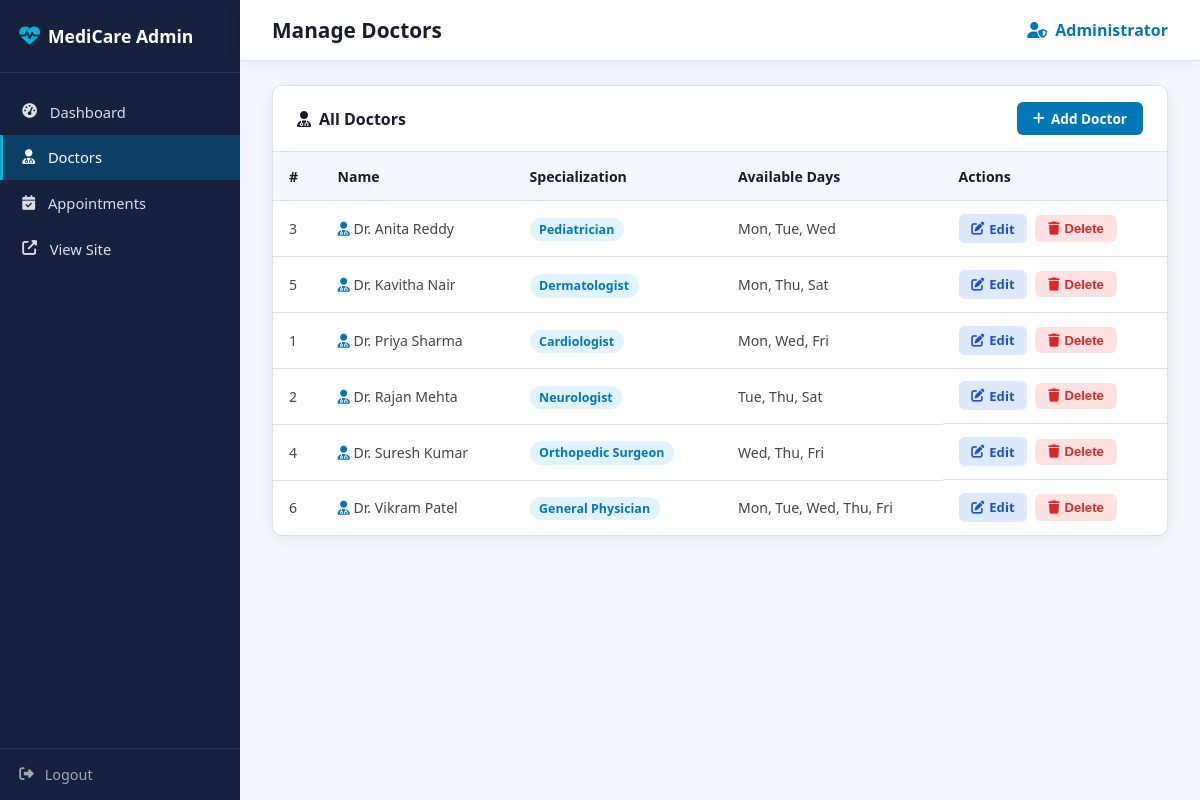
/admin/doctors (signed in), run on the app's committed database.
### tables this page shows
CREATE TABLE doctors (
            id               INTEGER PRIMARY KEY AUTOINCREMENT,
            name             TEXT NOT NULL,
            specialization   TEXT NOT NULL,
            available_days   TEXT NOT NULL
        );

### app.py (the view)
@app.route('/admin/doctors')
@login_required
def admin_doctors():
    db = get_db()
    doctors = db.execute('SELECT * FROM doctors ORDER BY name').fetchall()
    return render_template('admin/doctors.html', doctors=doctors)

### app.py (called while the page is built)
def login_required(f):
    @wraps(f)
    def decorated(*args, **kwargs):
        if 'admin_logged_in' not in session:
            return redirect(url_for('admin_login'))
        return f(*args, **kwargs)
    return decorated

### database.py (called while the page is built)
def get_db():
    db = sqlite3.connect(DATABASE)
    db.row_factory = sqlite3.Row
    return db

### templates/admin/doctors.html (shortened to what this page needs)
{% extends 'admin/base.html' %}
{% block page_title %}Manage Doctors{% endblock %}
{% block content %}
<div class="admin-card">
  <div class="card-header">
    <h3><i class="fas fa-user-md"></i> All Doctors</h3>
    <a href="{{ url_for('admin_add_doctor') }}" class="btn-primary-sm">
      <i class="fas fa-plus"></i> Add Doctor
    </a>
  </div>
  <div class="table-wrap">
    <table>
      <thead>
        <tr><th>#</th><th>Name</th><th>Specialization</th><th>Available Days</th><th>Actions</th></tr>
      </thead>
      <tbody>
        {% for doc in doctors %}
        <tr>
          <td>{{ doc['id'] }}</td>
          <td><i class="fas fa-user-md" style="color:var(--primary)"></i> {{ doc['name'] }}</td>
          <td><span class="badge">{{ doc['specialization'] }}</span></td>
          <td>{{ doc['available_days'] }}</td>
          <td class="actions">
            <a href="{{ url_for('admin_edit_doctor', doc_id=doc['id']) }}" class="btn-edit">
              <i class="fas fa-edit"></i> Edit
            </a>
            <form method="POST" action="{{ url_for('admin_delete_doctor', doc_id=doc['id']) }}"
                  onsubmit="return confirm('Delete this doctor?')">
              <button type="submit" class="btn-delete"><i class="fas fa-trash"></i> Delete</button>
            </form>
          </td>
        </tr>
        {% else %}
        <tr><td colspan="5" class="no-data">No doctors found.</td></tr>
        {% endfor %}
      </tbody>
    </table>
  </div>
</div>
{% endblock %}

### static/css/admin.css (style rules this page uses)
*, *::before, *::after { box-sizing: border-box; margin: 0; padding: 0; }
:root { --primary: #0077b6; --primary-d: #005f92; --dark: #1a1a2e; --sidebar: #16213e; --text: #444; --light: #f4f7fb; --white: #ffffff; --border: #dee2e6; --radius: 10px; --shadow: 0 2px 16px rgba(0,0,0,.08); }
body { font-family: 'Segoe UI', system-ui, sans-serif; color: var(--text); }
a { text-decoration: none; color: inherit; }
.admin-body { background: var(--light); }
.admin-card { background: #fff; border-radius: var(--radius); border: 1px solid var(--border); box-shadow: var(--shadow); overflow: hidden; margin-bottom: 1.5rem; }
.card-header { padding: 1rem 1.5rem; border-bottom: 1px solid var(--border); display: flex; justify-content: space-between; align-items: center; }
.card-header h3 { font-size: 1rem; font-weight: 700; color: var(--dark); display: flex; align-items: center; gap: .5rem; }
.btn-primary-sm { background: var(--primary); color: #fff; padding: .45rem 1rem; border-radius: 6px; font-size: .85rem; font-weight: 600; display: inline-flex; align-items: center; gap: .4rem; transition: background .2s; }
.btn-edit { background: #dbeafe; color: #1d4ed8; border: none; padding: .35rem .8rem; border-radius: 6px; font-size: .82rem; font-weight: 600; cursor: pointer; display: inline-flex; align-items: center; gap: .3rem; text-decoration: none; transition: background .2s; }
.btn-delete { background: #fee2e2; color: #dc2626; border: none; padding: .35rem .8rem; border-radius: 6px; font-size: .82rem; font-weight: 600; cursor: pointer; display: inline-flex; align-items: center; gap: .3rem; transition: background .2s; }
.table-wrap { overflow-x: auto; }
table { width: 100%; border-collapse: collapse; font-size: .88rem; }
thead tr { background: var(--light); }
th { padding: .9rem 1rem; text-align: left; font-weight: 700; color: var(--dark); white-space: nowrap; border-bottom: 1px solid var(--border); }
td { padding: .8rem 1rem; border-bottom: 1px solid var(--border); color: var(--text); vertical-align: middle; }
tr:last-child td { border-bottom: none; }
.actions { display: flex; gap: .5rem; align-items: center; }
.badge { background: #e0f4ff; color: var(--primary); padding: .2rem .6rem; border-radius: 50px; font-size: .78rem; font-weight: 600; white-space: nowrap; }

### data on the page
doctors: id "3", name "Dr. Anita Reddy", specialization "Pediatrician", available_days "Mon, Tue, Wed"
doctors: id "5", name "Dr. Kavitha Nair", specialization "Dermatologist", available_days "Mon, Thu, Sat"
doctors: id "1", name "Dr. Priya Sharma", specialization "Cardiologist", available_days "Mon, Wed, Fri"
doctors: id "2", name "Dr. Rajan Mehta", specialization "Neurologist", available_days "Tue, Thu, Sat"
doctors: id "4", name "Dr. Suresh Kumar", specialization "Orthopedic Surgeon", available_days "Wed, Thu, Fri"
doctors: id "6", name "Dr. Vikram Patel", specialization "General Physician", available_days "Mon, Tue, Wed, Thu, Fri"
